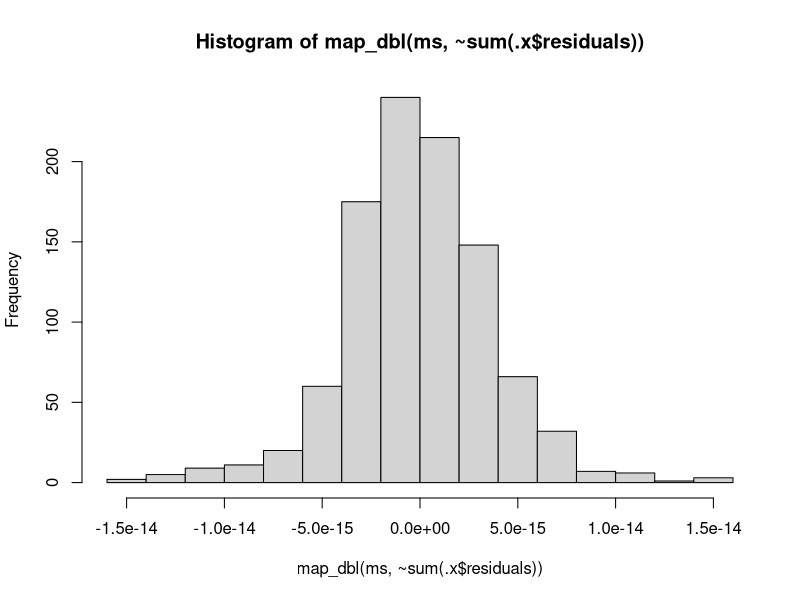

Source code (R):
library("purrr")

# question 1
# Consider the following data with x as the predictor and y as as the outcome.
x <- c(0.61, 0.93, 0.83, 0.35, 0.54, 0.16, 0.91, 0.62, 0.62)
y <- c(0.67, 0.84, 0.6, 0.18, 0.85, 0.47, 1.1, 0.65, 0.36)

# Give a P-value for the two sided hypothesis test of whether β1 from a linear regression model is 0 or not.
fit <-  lm(y~x)
round(summary(fit)$coefficients[2, 4], digits = 5)

# question 2
# Consider the previous problem, give the estimate of the residual standard deviation.
round(summary(fit)$sigma, 3)

# question 3
# In the mtcars data set, fit a linear regression model of weight (predictor) on mpg (outcome). 
# Get a 95% confidence interval for the expected mpg at the average weight. What is the lower endpoint?
data(mtcars)
y <- mtcars$mpg
x <- mtcars$wt
fit <- lm(y~x, data = mtcars)
predict(fit, newdata = data.frame(x = mean(x)), interval = "confidence")

# question 4
# Refer to the previous question. Read the help file for mtcars. What is the weight coefficient interpreted as?
?mtcars

# question 5
# Consider again the mtcars data set and a linear regression model with mpg as predicted by weight 
# (1,000 lbs). A new car is coming weighing 3000 pounds. Construct a 95% prediction interval for 
# its mpg. What is the upper endpoint?
y <- mtcars$mpg
x <- mtcars$wt
fit <- lm(y~x)
predict(fit, newdata = data.frame(x = 3), interval = "prediction")

# question 6
# Consider again the mtcars data set and a linear regression model with mpg as predicted by 
# weight (in 1,000 lbs). A “short” ton is defined as 2,000 lbs. Construct a 95% confidence 
# interval for the expected change in mpg per 1 short ton increase in weight. Give the lower 
# endpoint.

cars2 <- mtcars
cars2$wt <- cars2$wt/2

model <- lm(mpg ~ wt, data = cars2)

sumCoef <- summary(model)$coefficients
sumCoef[2,1] + c(-1,1) * qt(.975, df=fit$df) * sumCoef[2,2]

# question 7
# If my X from a linear regression is measured in centimeters and I convert it to meters 
# what would happen to the slope coefficient?


# question 8

# question 9
# Refer back to the mtcars data set with mpg as an outcome and weight (wt) as the predictor. 
# About what is the ratio of the the sum of the squared errors, ∑i=1n(Yi−Y^i)2 when comparing a 
# model with just an intercept (denominator) to the model with the intercept and 
# slope (numerator)?
y <- mtcars$mpg
x <- mtcars$wt
fit <- lm(y~x, y = TRUE)

with(fit, 1 - c(crossprod(residuals) / crossprod(y - mean(y))))
with(fit, 1 - c(crossprod(residuals) / crossprod(y)))

# question 10
t1s <- lapply(1:1000, function(x) rnorm(100, 0, 1))
t2s <- lapply(1:1000, function(x) rnorm(100, 0, 1))

ms <- vector(mode = "list", length = length(t1s))
for (i in seq_along(t1s)) {
  ms[[i]] <- lm(t2s[[i]] ~ t1s[[i]])
}

hist(map_dbl(ms, ~sum(.x$residuals)))
